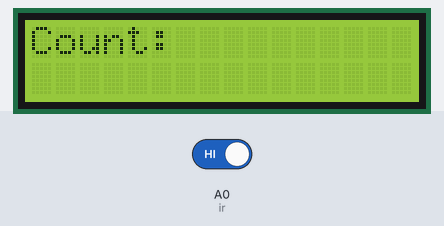
Recording of a sketch running on a simulated Arduino Uno, built with avr-gcc and run on an emulated ATmega328P. Shown: 16×2 character LCD. The test bench sets the inputs (shaded band); at power-on: A0 (ir) HIGH.

Above: at 1.2 s.
1.3 s: A0 (ir) driven LOW
At 2.1 s:
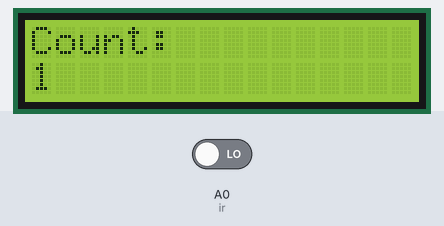
Timing chart, 0 to 4.3 s (numbered marks = the images above; inputs shaded):
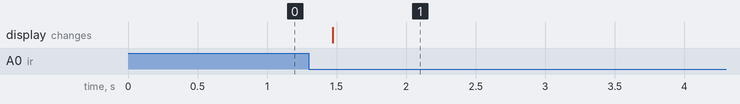

Measured:
- after the input at 1.3 s, the display: changes after 0.17 s (image 1)

The sketch:

TASK_2.ino
```cpp
//AP HAMESH EC24B1132
#include <LiquidCrystal_I2C.h>
#include <Wire.h>

//intialising variables
int count=0,prev=1;
#define ir A0
LiquidCrystal_I2C lcd(0x27,16,2);

//setting up the lcd and input pins
void setup() {
  lcd.init();
  lcd.backlight();
  lcd.setCursor(0,0);
  lcd.print("Count: ");
  pinMode(ir, INPUT);
}


//loop condition to count and display in the LCD Screen
void loop() {
int pass =digitalRead(ir);
if(pass==0&&prev==1)
  {
    count=count+1;
    lcd.setCursor(0,1);
    lcd.print(count);
  }
  prev=pass;
 delay(200);

}
```
